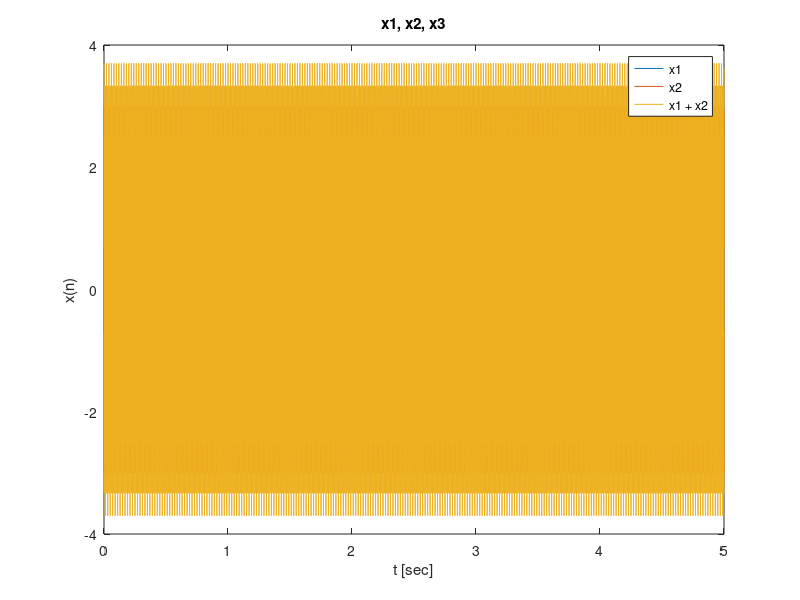

Reproduce this figure in MATLAB. (Note: this script raises an error after producing the figure.)
# Common
fs = 8000;
n = 0:39999;
t = n / fs;

# n1
x1 = .7 * cos (2 * pi * 350 / fs * n);
x2 = 3 * cos (2 * pi * 250 / fs * n);

figure (1);
plot (t, x1, t, x2, t, x1 + x2);
title ("x1, x2, x3");
xlabel ("t [sec]");
ylabel ("x(n)");
legend ("x1", "x2", "x1 + x2");

s_play (x1, fs);
s_play (x2, fs);
s_play_n (x2, fs);


# n2

x4 = 0.7 * cos (2 * pi * 8350 / fs * n);
x5 = 0.7 * cos (2 * pi * 16350 / fs * n);
figure (2);
plot (t, x1, t, x4, t, x5);
title ("x1, x4, x5");
xlabel ("t [sec]");
ylabel ("x(n)");
legend ("x1", "x4", "x5");

s_play (x1, fs);
s_play (x4, fs);
s_play (x5, fs);


# pn1

num = [0 6 1 3 2 8 5 6 2];
fs = 22050;
t = 0.2;
x = zeros (1, t * fs);
pavza = zeros (1, 100);

stev = max (size (num));

y = x;
for i  = num
  frekv = dtmf_2f (i);
  n = 0:6000;
  s1 = .5 * sin (2 * pi * frekv(1) / fs * n);
  s2 = .5 * sin (2 * pi * frekv(2) / fs * n);
  y = [y, s1 + s2, x];
end

s_play_n (y, fs);
